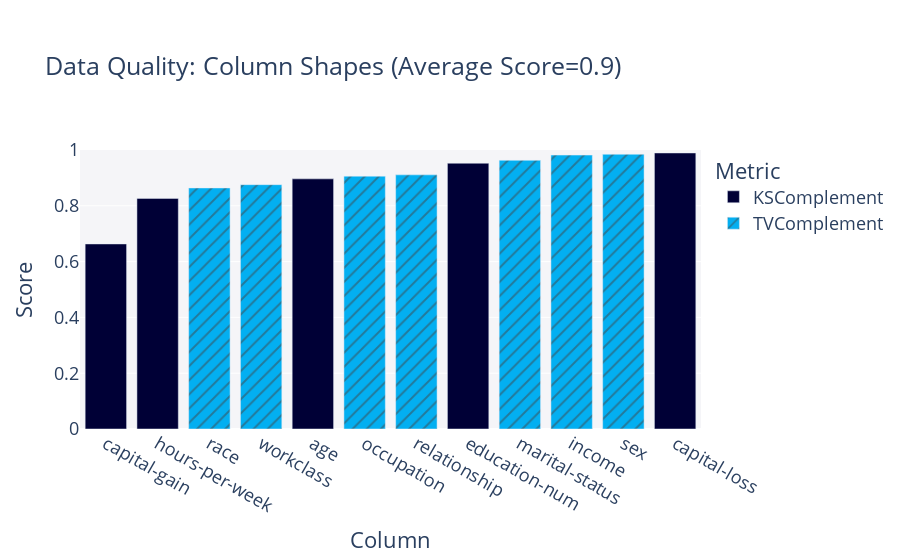

This figure's notebook cell:
### Code cell
quality_report.get_visualization(property_name='Column Shapes').show(renderer="vscode")

### Figure 1 — Plotly figure (JSON) as saved in the notebook; plotly's stock layout.template omitted (floating-point values rounded to 4 significant figures)
{"data": [{"alignmentgroup": "True", "customdata": [["KSComplement"], ["KSComplement"], ["KSComplement"], ["KSComplement"], ["KSComplement"]], "hovertemplate": "<b>%{hovertext}</b><br><br>Metric=%{customdata[0]}<br>Score=%{y}<extra></extra>", "hovertext": ["age", "education-num", "capital-gain", "capital-loss", "hours-per-week"], "legendgroup": "KSComplement", "marker": {"color": "#000036", "pattern": {"shape": ""}}, "name": "KSComplement", "offsetgroup": "KSComplement", "orientation": "v", "showlegend": true, "textposition": "auto", "type": "bar", "x": ["age", "education-num", "capital-gain", "capital-loss", "hours-per-week"], "xaxis": "x", "y": [0.8965, 0.9526, 0.6633, 0.9894, 0.8266], "yaxis": "y"}, {"alignmentgroup": "True", "customdata": [["TVComplement"], ["TVComplement"], ["TVComplement"], ["TVComplement"], ["TVComplement"], ["TVComplement"], ["TVComplement"]], "hovertemplate": "<b>%{hovertext}</b><br><br>Metric=%{customdata[0]}<br>Score=%{y}<extra></extra>", "hovertext": ["workclass", "marital-status", "occupation", "relationship", "race", "sex", "income"], "legendgroup": "TVComplement", "marker": {"color": "#03AFF1", "pattern": {"shape": "/"}}, "name": "TVComplement", "offsetgroup": "TVComplement", "orientation": "v", "showlegend": true, "textposition": "auto", "type": "bar", "x": ["workclass", "marital-status", "occupation", "relationship", "race", "sex", "income"], "xaxis": "x", "y": [0.8757, 0.9631, 0.9062, 0.9109, 0.864, 0.9847, 0.9818], "yaxis": "y"}], "layout": {"barmode": "relative", "font": {"size": 18}, "legend": {"title": {"text": "Metric"}, "tracegroupgap": 0}, "margin": {"t": 150}, "plot_bgcolor": "#F5F5F8", "title": {"text": "Data Quality: Column Shapes (Average Score=0.9)"}, "xaxis": {"anchor": "y", "categoryorder": "total ascending", "domain": [0, 1], "title": {"text": "Column"}}, "yaxis": {"anchor": "x", "domain": [0, 1], "range": [0, 1], "title": {"text": "Score"}}}}
